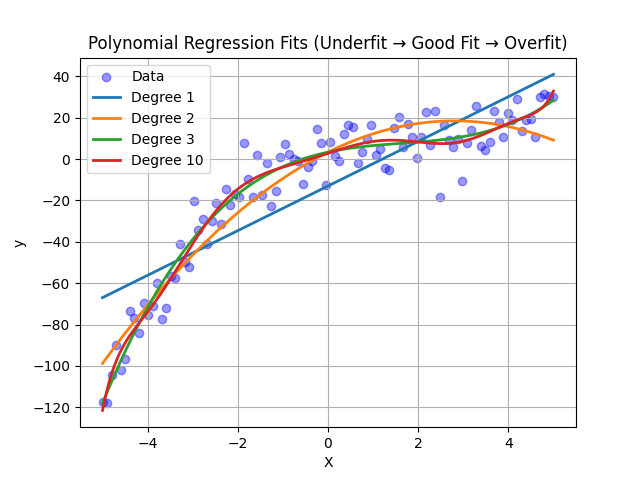

Here is the Python script that generated this plot:
import numpy as np
import matplotlib.pyplot as plt
from sklearn.preprocessing import PolynomialFeatures
from sklearn.linear_model import LinearRegression
from data import load_data

if __name__ == "__main__":
    X, y = load_data()
    X_plot = np.linspace(-5, 5, 500).reshape(-1, 1)

    plt.scatter(X, y, color="blue", label="Data", alpha=0.4)

    for degree in [1, 2, 3, 10]:
        poly = PolynomialFeatures(degree=degree, include_bias=False)
        X_poly = poly.fit_transform(X)
        X_plot_poly = poly.transform(X_plot)

        model = LinearRegression()
        model.fit(X_poly, y)
        y_plot = model.predict(X_plot_poly)

        plt.plot(X_plot, y_plot, label=f"Degree {degree}", linewidth=2)

    plt.title("Polynomial Regression Fits (Underfit → Good Fit → Overfit)")
    plt.xlabel("X")
    plt.ylabel("y")
    plt.legend()
    plt.grid(True)
    plt.show()
